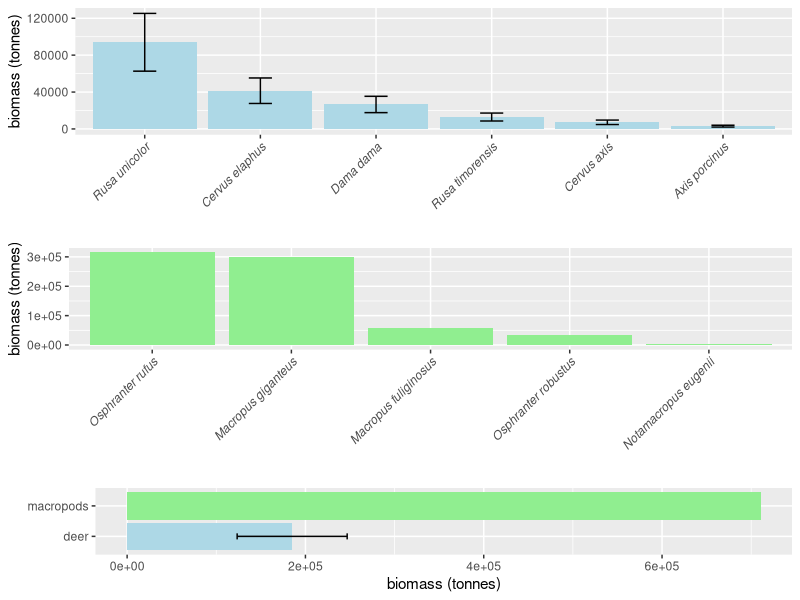

Here is the R script that generated this plot:
## deer vs. macropod biomass calculations
# Corey Bradshaw
# May 2026

## libraries
library(ggplot2)
library(ggpubr)

## DEER
## deer body masses (M) in kg
## Ce = Cervus elaphus (red deer); Dd = Dama dama (fallow deer); Ru = Rusa unicolor (Sambar deer);
## Ca = Cervus axis (chital deer); Rt = Rusa timorensis (rusa deer); Ap = Axis porcinus (hog deer)
## m = male; f = female
## Lo = lower limit; Up = upper limit
## sources: feralscan.org.au/deerscan/content/deer_fallow; feralscan.org.au/deerscan/content/deer_reddeer;
## feralscan.org.au/deerscan/content/deer_sambardeer; feralscan.org.au/deerscan/content/deer_chitaldeer;
## feralscan.org.au/deerscan/content/deer_rusadeer; feralscan.org.au/deerscan/content/deer_hogdeer
## https://doi.org/10.1071/WR23028

# Cervus elaphus
M_Ce_m_Lo <- 135; M_Ce_m_Up <- 220
M_Ce_m_Mn <- 180.0;
# M_Ce_m_SD <- 0 # https://doi.org/10.1071/WR23028
M_Ce_m_SD <- (M_Ce_m_Up - mean(c(M_Ce_m_Up, M_Ce_m_Lo)))/1.96 # SD = (upper limit - mean)/1.96 assuming range = 95% confidence interval
M_Ce_f_Lo <- 95; M_Ce_f_Up <- 95 # no range provided
M_Ce_f_Mn <- 153.3; M_Ce_f_SD <- 4.7 # https://doi.org/10.1071/WR23028

# Dama dama
M_Dd_m_Lo <- 60; M_Dd_m_Up <- 100
M_Dd_f_Lo <- 40; M_Dd_f_Up <- 50

# Rusa unicolor
#M_Ru_m_Lo <- 300; M_Ru_m_Up <- 300 # no range provided
M_Ru_m_Mn <- 199.6; M_Ru_m_SD <- 22.0 # https://doi.org/10.1071/WR23028 
#M_Ru_f_Lo <- 230; M_Ru_f_Up <- 230 # no range provided
M_Ru_f_Mn <- 147.7; M_Ru_f_SD <- 11.4 # https://doi.org/10.1071/WR23028

# Cervus axis
M_Ca_m_Lo <- 85; M_Ca_m_Up <- 85 # no range provided
M_Ca_f_Lo <- 60; M_Ca_f_Up <- 60 # no range provided

# Rusa timorensis
M_Rt_m_Lo <- 135; M_Rt_m_Up <- 135 # no range provided
M_Rt_f_Lo <- 90; M_Rt_f_Up <- 90 # no range provided

# Axis porcinus
M_Ap_m_Lo <- 55; M_Ap_m_Up <- 55 # no range provided
M_Ap_f_Lo <- 30; M_Ap_f_Up <- 30 # no range provided

## mean species mass
M_Ce <- mean(c(M_Ce_m_Mn, M_Ce_f_Mn)) # use mean of male and female means
M_Dd <- mean(c(M_Dd_m_Lo, M_Dd_m_Up, M_Dd_f_Lo, M_Dd_f_Up))
M_Ru <- mean(c(M_Ru_m_Mn, M_Ru_f_Mn)) # use mean of male and female means
M_Ca <- mean(c(M_Ca_m_Lo, M_Ca_m_Up, M_Ca_f_Lo, M_Ca_f_Up))
M_Rt <- mean(c(M_Rt_m_Lo, M_Rt_m_Up, M_Rt_f_Lo, M_Rt_f_Up))
M_Ap <- mean(c(M_Ap_m_Lo, M_Ap_m_Up, M_Ap_f_Lo, M_Ap_f_Up))

## proportion (p) of total population (N) per species (from Moriarty 2004 doi:10.1071/WR02100)
N_past <- 196000 # Moriarty (2004) gave a total N = 196000 for all 6 species combined
Np_Ce <- 32500/N_past
Np_Dd <- 55500/N_past
Np_Ru <- 70700/N_past
Np_Ca <- 13000/N_past
Np_Rt <- 15000/N_past
Np_Ap <- 9300/N_past

## per-species total population size today, assuming 1-2 million deer in total across Australia
N_tot_now_Lo <- 1000000 # https://invasives.org.au/blog/background-briefing-australias-deer-plague/
N_tot_now_Up <- 2000000 # https://invasives.org.au/blog/background-briefing-australias-deer-plague/
N_Ce_Lo <- Np_Ce * N_tot_now_Lo
N_Ce_Up <- Np_Ce * N_tot_now_Up
N_Dd_Lo <- Np_Dd * N_tot_now_Lo
N_Dd_Up <- Np_Dd * N_tot_now_Up
N_Ru_Lo <- Np_Ru * N_tot_now_Lo
N_Ru_Up <- Np_Ru * N_tot_now_Up
N_Ca_Lo <- Np_Ca * N_tot_now_Lo
N_Ca_Up <- Np_Ca * N_tot_now_Up
N_Rt_Lo <- Np_Rt * N_tot_now_Lo
N_Rt_Up <- Np_Rt * N_tot_now_Up
N_Ap_Lo <- Np_Ap * N_tot_now_Lo
N_Ap_Up <- Np_Ap * N_tot_now_Up

## deer biomass (B = (N * M)/1000) in tonnes
B_Ce_Lo <- N_Ce_Lo * M_Ce / 1000
B_Ce_Up <- N_Ce_Up * M_Ce / 1000
B_Dd_Lo <- N_Dd_Lo * M_Dd / 1000
B_Dd_Up <- N_Dd_Up * M_Dd / 1000
B_Ru_Lo <- N_Ru_Lo * M_Ru / 1000
B_Ru_Up <- N_Ru_Up * M_Ru / 1000
B_Ca_Lo <- N_Ca_Lo * M_Ca / 1000
B_Ca_Up <- N_Ca_Up * M_Ca / 1000
B_Rt_Lo <- N_Rt_Lo * M_Rt / 1000
B_Rt_Up <- N_Rt_Up * M_Rt / 1000
B_Ap_Lo <- N_Ap_Lo * M_Ap / 1000
B_Ap_Up <- N_Ap_Up * M_Ap / 1000


## MACROPODS
## macropod body masses (M) in kg
## Oru = Osphranter rufus; Mg = Macropus giganteus; Mf = Macropus fuliginosus
## Oro = Osphranter robustus; Ne = Notamacropus eugenii
## source: Fisher et al. 2001, doi:10.1890/0012-9658(2001)082[3531:TEBOLH]2.0.CO;2
M_Oru <- 26.5
M_Mg <- 17.8
M_Mf <- 16
M_Oro <- 15.6
M_Ne <- 5.28

## state-specific N estimates for each macropod species
## https://www.dcceew.gov.au/sites/default/files/documents/kangaroo-statistics-states-2022.pdf
N_Oru_NSW <- 2915853; N_Oru_QLD <- 6371750; N_Oru_SA <- 2019168; N_Oru_WA <- 609155
N_Mg_NSW <- 5883251; N_Mg_QLD <- 9592950; N_Mg_SA <- 121539; N_Mg_VIC <- 1181925
N_Mf_NSW <- 470180; N_Mf_SA <- 954571; N_Mf_VIC <- 1181925; N_Mf_WA <- 1086235
N_Oro_NSW <- 365616; N_Oro_QLD <- 1763000; N_Oro_SA <- 121539
N_Ne_SA <- 384671

## N total across states per species
N_Oru <- N_Oru_NSW + N_Oru_QLD + N_Oru_SA + N_Oru_WA
N_Mg <- N_Mg_NSW + N_Mg_QLD + N_Mg_SA + N_Mg_VIC
N_Mf <- N_Mf_NSW + N_Mf_SA + N_Mf_VIC + N_Mf_WA
N_Oro <- N_Oro_NSW + N_Oro_QLD + N_Oro_SA
N_Ne <- N_Ne_SA

## macropod biomass (B = (N * M)/1000) in tonnes
B_Oru <- N_Oru * M_Oru / 1000
B_Mg <- N_Mg * M_Mg / 1000
B_Mf <- N_Mf * M_Mf / 1000
B_Oro <- N_Oro * M_Oro / 1000
B_Ne <- N_Ne * M_Ne / 1000

## plot vertical bar graph for deer biomass by species in descending order
deer.dat <- data.frame(species = c("Rusa unicolor", "Cervus elaphus", "Dama dama", "Rusa timorensis", "Cervus axis", "Axis porcinus"),
                        biomass_Lo = c(B_Ru_Lo, B_Ce_Lo, B_Dd_Lo, B_Rt_Lo, B_Ca_Lo, B_Ap_Lo),
                        biomass_Up = c(B_Ru_Up, B_Ce_Up, B_Dd_Up, B_Rt_Up, B_Ca_Up, B_Ap_Up),
                        biomass_Md = c((B_Ru_Lo + B_Ru_Up)/2, (B_Ce_Lo + B_Ce_Up)/2, (B_Dd_Lo + B_Dd_Up)/2, (B_Rt_Lo + B_Rt_Up)/2, (B_Ca_Lo + B_Ca_Up)/2, (B_Ap_Lo + B_Ap_Up)/2))
colSums(deer.dat[,c("biomass_Lo", "biomass_Up", "biomass_Md")])

plt1 <- ggplot(deer.dat, aes(x = reorder(species, -biomass_Md), y = biomass_Md)) +
  geom_bar(stat = "identity", fill = "lightblue") +
  geom_errorbar(aes(ymin = biomass_Lo, ymax = biomass_Up), width = 0.2) +
  xlab("") +
  ylab("biomass (tonnes)") +
  theme(axis.text.x = element_text(angle = 45, hjust = 1, face = "italic"))


## plot vertical bar graph for macropod species in descending order
macropod.dat <- data.frame(species = c("Osphranter rufus", "Macropus giganteus", "Macropus fuliginosus", "Osphranter robustus", "Notamacropus eugenii"),
                             biomass = c(B_Oru, B_Mg, B_Mf, B_Oro, B_Ne))
sum(macropod.dat[,c("biomass")])

## % deer of macropod biomass
pc_deer_of_macropod <- 100 * colSums(deer.dat[,c("biomass_Lo", "biomass_Up", "biomass_Md")]) / sum(macropod.dat[,c("biomass")])
pc_deer_of_macropod

plt2 <- ggplot(macropod.dat, aes(x = reorder(species, -biomass), y = biomass)) +
  geom_bar(stat = "identity", fill = "lightgreen") +
  xlab("") +
  ylab("biomass (tonnes)") +
  theme(axis.text.x = element_text(angle = 45, hjust = 1, face = "italic"))

## plot horizontal bar graph comparing total deer and total macropod biomass in descending order
total.dat <- data.frame(group = c("deer", "macropods"),
                        biomass_Lo = c(sum(deer.dat$biomass_Lo), sum(macropod.dat$biomass)),
                        biomass_Up = c(sum(deer.dat$biomass_Up), sum(macropod.dat$biomass)),
                        biomass_Md = c(sum(deer.dat$biomass_Md), sum(macropod.dat$biomass)))

plt3 <- ggplot(total.dat, aes(x = group, y = biomass_Md)) +
  geom_bar(stat = "identity", fill = c("lightblue", "lightgreen")) +
  geom_errorbar(data = subset(total.dat, group == "deer"), aes(ymin = biomass_Lo, ymax = biomass_Up), width = 0.2) +
  coord_flip() +
  xlab("") +
  ylab("biomass (tonnes)")

## plot together
ggarrange(plt1, plt2, plt3, ncol = 1, nrow = 3, heights = c(1, 1, 0.5))
